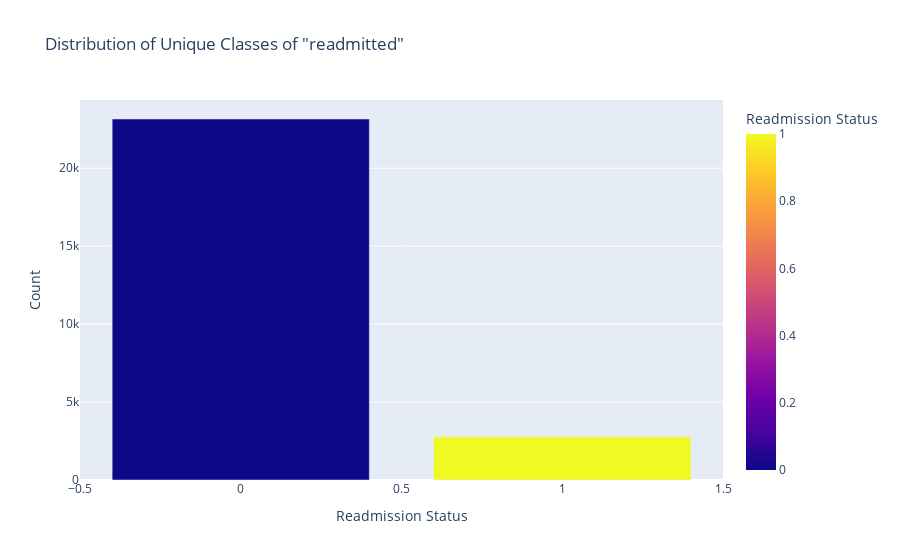

Notebook code for this chart:
### Markdown cell above
#### Plot the distribution of unique classes of the target variable, i.e., readmitted.

### Code cell
import plotly.express as px

# Make a DataFrame containing the counts of every distinct "readmitted" class.
readmitted_counts = df['readmitted'].value_counts().reset_index()
readmitted_counts.columns = ['Readmission Status', 'Count']

# With Plotly, created an interactive bar chart.
fig = px.bar(readmitted_counts, x='Readmission Status', y='Count', color='Readmission Status',
             title='Distribution of Unique Classes of "readmitted"',
             labels={'Count': 'Count'},
             color_discrete_map={'NO': 'lightblue', '>30': 'lightgreen', '<30': 'lightcoral'})

fig.show()

### Figure 1 — Plotly figure (JSON) as saved in the notebook; plotly's stock layout.template omitted (floating-point values rounded to 4 significant figures)
{"data": [{"alignmentgroup": "True", "hovertemplate": "Readmission Status=%{marker.color}<br>Count=%{y}<extra></extra>", "legendgroup": "", "marker": {"color": [0, 1], "coloraxis": "coloraxis", "pattern": {"shape": ""}}, "name": "", "offsetgroup": "", "orientation": "v", "showlegend": false, "textposition": "auto", "type": "bar", "x": [0, 1], "xaxis": "x", "y": [23156, 2769], "yaxis": "y"}], "layout": {"barmode": "relative", "coloraxis": {"colorbar": {"title": {"text": "Readmission Status"}}, "colorscale": [[0, "#0d0887"], [0.1111, "#46039f"], [0.2222, "#7201a8"], [0.3333, "#9c179e"], [0.4444, "#bd3786"], [0.5556, "#d8576b"], [0.6667, "#ed7953"], [0.7778, "#fb9f3a"], [0.8889, "#fdca26"], [1, "#f0f921"]]}, "legend": {"tracegroupgap": 0}, "title": {"text": "Distribution of Unique Classes of \"readmitted\""}, "xaxis": {"anchor": "y", "domain": [0, 1], "title": {"text": "Readmission Status"}}, "yaxis": {"anchor": "x", "domain": [0, 1], "title": {"text": "Count"}}}}
